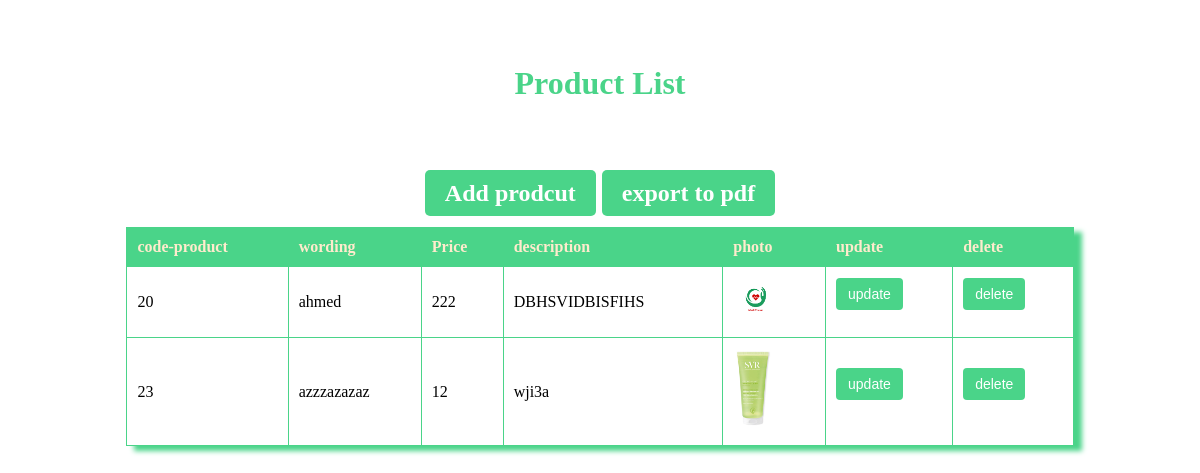
Screenshot of /View/parapharmacie/listproduit.php with the database file from the repository.
### tables this page shows
CREATE TABLE `produit` (
  `code_produit` int(11) NOT NULL,
  `libelle` varchar(200) NOT NULL,
  `prix` int(11) NOT NULL,
  `image` varchar(200) NOT NULL,
  `description` varchar(200) NOT NULL
);

### Controller/parapharmacie/produitc.php (called while the page is built, shortened)
<?php
class produitc
{
    public function listproduit()
    {
        $sql = "SELECT * FROM produit";
        $db = config::getConnexion();
        try {
            $liste = $db->query($sql);
            return $liste;
        } catch (Exception $e) {
            die('Error:' . $e->getMessage());
        }
    }
}

### View/parapharmacie/listproduit.php (the view, shortened to what this page needs)
<?php
include "../../controller/parapharmacie/produitc.php";
$c = new produitc();
$tab = $c->listproduit();
        ?>
<link rel="stylesheet" href="../../tools/parapharmacie/style5.css">
<center>
    <h1>Product List</h1>
    <br><br>
    <h2>
        <a href="../../View/parapharmacie/addproduit.php" class="abb">Add prodcut</a>
        <a href="../../View/parapharmacie/generate_pdf.php" class="abb2">export to pdf</a>
    </h2>
</center>
<table class="table">
    <tr>
        <th>code-product</th>
        <th>wording</th>
        <th>Price</th>
        <th>description</th>
        <th>photo</th>
        <th>update</th>
        <th>delete</th>
    </tr>
    <?php
    if (!isset($_POST['search'])) {
        foreach ($tab as $produit) {
    ?>
            <tr>
                <td><?= $produit['code_produit']; ?></td>
                <td><?= $produit['libelle']; ?></td>
                <td><?= $produit['prix']; ?></td>
                <td><?= $produit['description']; ?></td>
                <td><img src="../../tools/parapharmacie/<?php echo $produit['image']; ?>" style="width: 50px;" alt="Product Image"></td>
                <td align="center">
                    <form method="POST" action="../../View/parapharmacie/updateproduit.php">
                        <input type="submit" name="mise à jour" value="update">
                    </form>
                </td>
                <td>
                    <form method="POST" action="../../View/parapharmacie/deleteProduit.php">
                        <input type="submit" name="supprimer" value="delete">
                    </form>
                </td>
            </tr>
    <?php
        }
    }
    ?>
</table>

### tools/parapharmacie/style5.css (style rules this page uses)
center { margin-bottom: 20px; }
.table { width: 80%; border-collapse: collapse; margin: 20px auto; background-color:transparent; box-shadow: 8px 5px 5px#4AD489; }
th, td { border: 1px solid #4AD489 ; padding: 10px; text-align: left; color:blanc; }
th { background-color:#4AD489 ; }
.table th { color:blanchedalmond; }
img { max-width: 50px; height: auto; }
form { display: inline-block; }
input[type="submit"] { background-color:#4AD489; color: white; border: none; padding: 8px 12px; text-align: center; text-decoration: none; display: inline-block; font-size: 14px; cursor: pointer; border-radius: 4px; }
h1 { color:#4AD489; }
.abb { text-decoration: none; color: #fff; background-color: #4AD489; padding: 10px 20px; height:20px; border-radius: 5px; }
.abb2 { text-decoration: none; color: #fff; background-color: #4AD489; padding: 10px 20px; height:20px; border-radius: 5px; }

### rows the page displays
produit: code_produit "20", libelle "ahmed", prix "222", description "DBHSVIDBISFIHS", image (picture)
produit: code_produit "23", libelle "azzzazazaz", prix "12", description "wji3a", image (picture)
